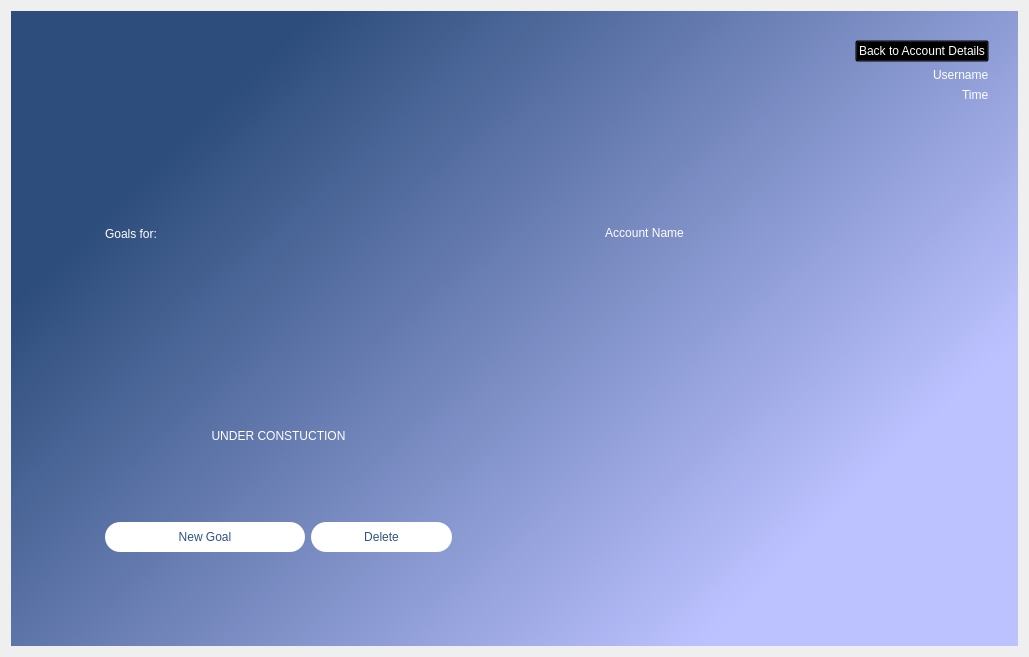
<?xml version="1.0" encoding="UTF-8"?>
<ui version="4.0">
 <class>Dialog</class>
 <widget class="QDialog" name="Dialog">
  <property name="geometry">
   <rect>
    <x>0</x>
    <y>0</y>
    <width>1029</width>
    <height>657</height>
   </rect>
  </property>
  <property name="windowTitle">
   <string>Dialog</string>
  </property>
  <layout class="QVBoxLayout" name="verticalLayout">
   <item>
    <widget class="QWidget" name="backGroundWidget" native="true">
     <property name="styleSheet">
      <string notr="true">QWidget#backGroundWidget{
background-color: qlineargradient(spread:pad, x1:0.0567727, y1:0.375, x2:0.784, y2:0.846, stop:0 rgba(45, 77, 124, 255), stop:1 rgba(188, 194, 255, 255));}</string>
     </property>
     <layout class="QGridLayout" name="gridLayout_4">
      <property name="leftMargin">
       <number>20</number>
      </property>
      <property name="topMargin">
       <number>20</number>
      </property>
      <property name="rightMargin">
       <number>20</number>
      </property>
      <property name="bottomMargin">
       <number>20</number>
      </property>
      <item row="2" column="1">
       <widget class="QWidget" name="bottomMarginWidget" native="true">
        <property name="minimumSize">
         <size>
          <width>0</width>
          <height>50</height>
         </size>
        </property>
        <property name="maximumSize">
         <size>
          <width>16777215</width>
          <height>50</height>
         </size>
        </property>
       </widget>
      </item>
      <item row="1" column="1">
       <widget class="QWidget" name="contentWidget" native="true">
        <property name="minimumSize">
         <size>
          <width>0</width>
          <height>250</height>
         </size>
        </property>
        <layout class="QGridLayout" name="gridLayout_2">
         <item row="0" column="0" colspan="2">
          <widget class="QWidget" name="widget_2" native="true">
           <property name="minimumSize">
            <size>
             <width>0</width>
             <height>50</height>
            </size>
           </property>
           <layout class="QHBoxLayout" name="horizontalLayout">
            <item>
             <widget class="QLabel" name="labelGoalFor">
              <property name="styleSheet">
               <string notr="true">font: 32pt &quot;Segoe UI&quot;;
color: rgb(255, 255, 255)
</string>
              </property>
              <property name="text">
               <string>Goals for:</string>
              </property>
             </widget>
            </item>
            <item>
             <widget class="QLabel" name="labelAccountName">
              <property name="maximumSize">
               <size>
                <width>16777215</width>
                <height>60</height>
               </size>
              </property>
              <property name="styleSheet">
               <string notr="true">font: 32pt &quot;Segoe UI&quot;;
color: rgb(255, 255, 255)</string>
              </property>
              <property name="text">
               <string>Account Name</string>
              </property>
              <property name="alignment">
               <set>Qt::AlignCenter</set>
              </property>
             </widget>
            </item>
           </layout>
          </widget>
         </item>
         <item row="1" column="0">
          <widget class="QWidget" name="widgetTranactions" native="true">
           <layout class="QGridLayout" name="gridLayout_5">
            <item row="1" column="0">
             <widget class="QPushButton" name="buttonNewGoal">
              <property name="sizePolicy">
               <sizepolicy hsizetype="Preferred" vsizetype="Preferred">
                <horstretch>0</horstretch>
                <verstretch>0</verstretch>
               </sizepolicy>
              </property>
              <property name="minimumSize">
               <size>
                <width>200</width>
                <height>30</height>
               </size>
              </property>
              <property name="maximumSize">
               <size>
                <width>16777215</width>
                <height>30</height>
               </size>
              </property>
              <property name="styleSheet">
               <string notr="true">border-radius:15px;
font: 16pt &quot;Segoe UI&quot;;
background-color: rgb(255, 255, 255);
color: rgb(47, 82, 134);</string>
              </property>
              <property name="text">
               <string>New Goal</string>
              </property>
             </widget>
            </item>
            <item row="1" column="1">
             <widget class="QPushButton" name="buttonDelete">
              <property name="minimumSize">
               <size>
                <width>0</width>
                <height>30</height>
               </size>
              </property>
              <property name="styleSheet">
               <string notr="true">border-radius:15px;
font: 16pt &quot;Segoe UI&quot;;
background-color: rgb(255, 255, 255);
color: rgb(47, 82, 134);</string>
              </property>
              <property name="text">
               <string>Delete</string>
              </property>
             </widget>
            </item>
            <item row="0" column="0" colspan="2">
             <widget class="QLabel" name="labelUnderConstruction">
              <property name="styleSheet">
               <string notr="true">font: 16pt &quot;Segoe UI&quot;;
color: rgb(255, 255, 255)</string>
              </property>
              <property name="text">
               <string>UNDER CONSTUCTION</string>
              </property>
              <property name="alignment">
               <set>Qt::AlignCenter</set>
              </property>
             </widget>
            </item>
           </layout>
          </widget>
         </item>
        </layout>
       </widget>
      </item>
      <item row="0" column="1">
       <widget class="QWidget" name="topMarginWidget" native="true">
        <property name="minimumSize">
         <size>
          <width>0</width>
          <height>50</height>
         </size>
        </property>
        <property name="maximumSize">
         <size>
          <width>16777215</width>
          <height>50</height>
         </size>
        </property>
       </widget>
      </item>
      <item row="1" column="0">
       <widget class="QWidget" name="leftMarginWidget" native="true">
        <property name="minimumSize">
         <size>
          <width>50</width>
          <height>0</height>
         </size>
        </property>
        <property name="maximumSize">
         <size>
          <width>50</width>
          <height>16777215</height>
         </size>
        </property>
       </widget>
      </item>
      <item row="1" column="2">
       <widget class="QWidget" name="rightMarginWidget" native="true">
        <property name="minimumSize">
         <size>
          <width>50</width>
          <height>0</height>
         </size>
        </property>
        <property name="maximumSize">
         <size>
          <width>50</width>
          <height>16777215</height>
         </size>
        </property>
       </widget>
      </item>
      <item row="0" column="2">
       <widget class="QWidget" name="usernameWidget" native="true">
        <layout class="QGridLayout" name="gridLayout_3">
         <item row="1" column="0" alignment="Qt::AlignRight">
          <widget class="QLabel" name="labelUsername">
           <property name="styleSheet">
            <string notr="true">font: 12pt &quot;Segoe UI&quot;;
color: rgb(255, 255, 255)</string>
           </property>
           <property name="text">
            <string>Username</string>
           </property>
          </widget>
         </item>
         <item row="0" column="0" alignment="Qt::AlignRight">
          <widget class="QPushButton" name="buttonBackToAccountDetails">
           <property name="styleSheet">
            <string notr="true">font: 10pt &quot;Segoe UI&quot;;
color: rgb(255, 255, 255);
background-color: rgba(0, 0, 0, 0);</string>
           </property>
           <property name="text">
            <string>Back to Account Details</string>
           </property>
           <property name="default">
            <bool>false</bool>
           </property>
          </widget>
         </item>
         <item row="2" column="0" alignment="Qt::AlignRight">
          <widget class="QLabel" name="labelTimeDate">
           <property name="styleSheet">
            <string notr="true">font: 10pt &quot;Segoe UI&quot;;
color: rgb(255, 255, 255)</string>
           </property>
           <property name="text">
            <string>Time</string>
           </property>
          </widget>
         </item>
        </layout>
       </widget>
      </item>
     </layout>
    </widget>
   </item>
  </layout>
 </widget>
 <resources/>
 <connections/>
</ui>
